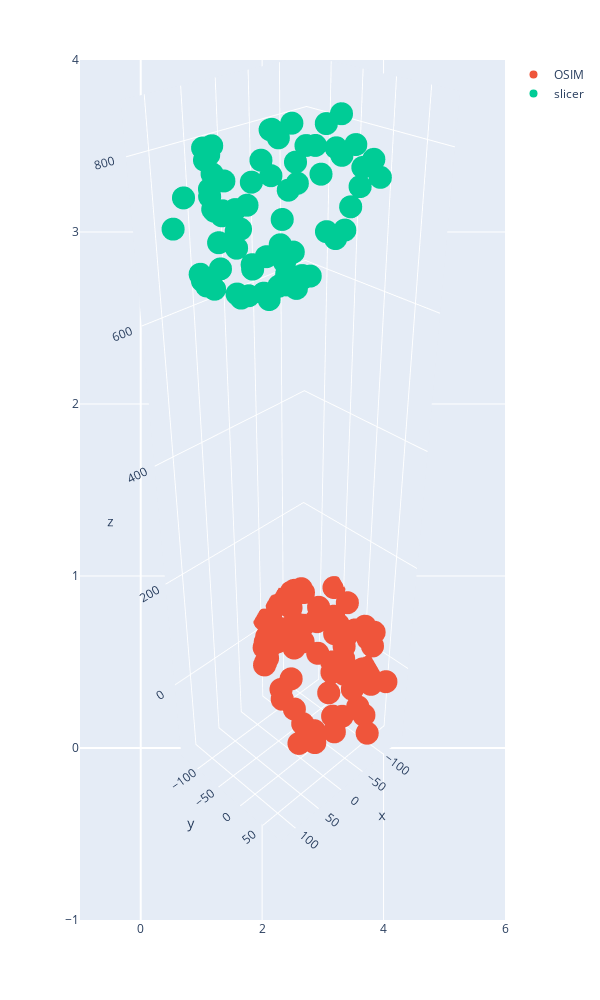

Notebook code for this chart:
### Code cell
# Display the result
import plotly.express as px
import plotly.graph_objects as go
fig = px.scatter(width=600, height=1000)
fig.add_trace(go.Scatter3d(x = pelvis_osim_mark_mscl['r'], y = pelvis_osim_mark_mscl['a'], z=pelvis_osim_mark_mscl['s'], mode = 'markers', name = 'OSIM'))
fig.add_trace(go.Scatter3d(x = pelvis_result[:, 0],  y = pelvis_result[:,1], z=pelvis_result[:,2], mode = 'markers', name = 'slicer'))
fig.update_scenes(aspectmode="data" )
camera = dict(
    up=dict(x=0, y=0, z=1),
    center=dict(x=0, y=0, z=0),
    eye=dict(x=2, y=2, z=2)
)
fig.update_layout(scene_camera=camera)
fig.show()
